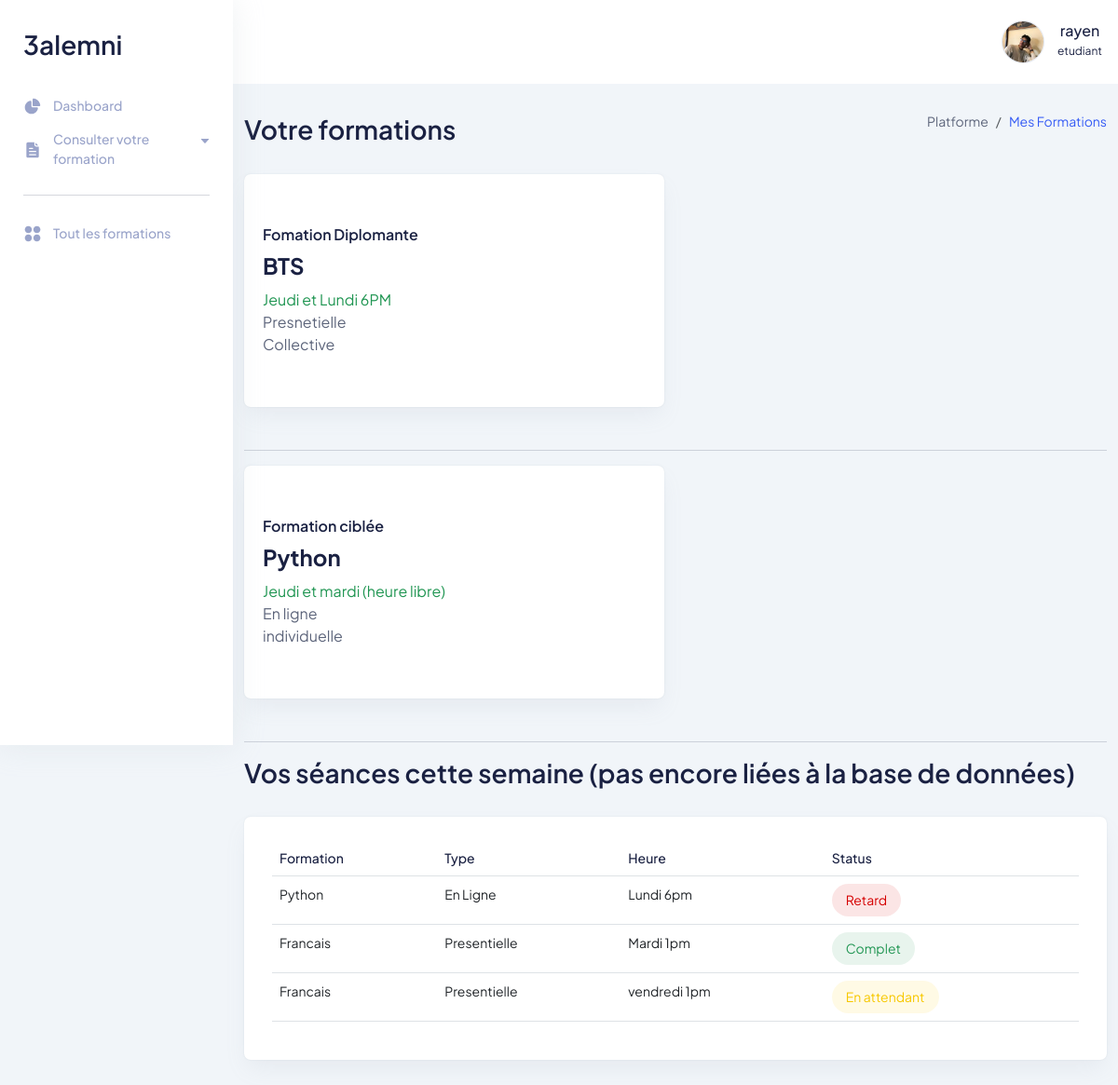
The app's page /index.php (signed in) with its own data.
### tables this page shows
CREATE TABLE `formation_etudiant` (
  `user_id` int(11) NOT NULL,
  `formation_id` int(11) NOT NULL
);

CREATE TABLE `formation` (
  `id` int(11) NOT NULL,
  `titre` varchar(255) NOT NULL,
  `description` text DEFAULT NULL,
  `temp` varchar(50) DEFAULT NULL,
  `type` varchar(50) DEFAULT NULL,
  `presence` varchar(50) DEFAULT NULL,
  `type_trav` varchar(50) DEFAULT NULL
);

### index.php (the view, shortened to what this page needs)
<?php
require("./server/db.php");
if ((isset($_SESSION['user_id']) && session_id() === $_COOKIE['PHPSESSID'])) {
  $user_id= $_SESSION['user_id'];
  $sql2 = "Select * from formation_etudiant where user_id='$user_id'";
  $r3 = mysqli_query($db, $sql2);
  }
else {
  header("Location: connexion.php");
  exit();
}
?>
<!DOCTYPE html>
<html lang="fr">
  <head>
    <link rel="stylesheet" href="assets/css/bootstrap.min.css" />
    <link rel="stylesheet" href="assets/css/classes.css" />
    <link rel="stylesheet" href="assets/css/main.css" />
  </head>
  <body>
    <aside class="sidebar-nav-wrapper">
      <div class="navbar-logo">
        <a href="index.html">
          <h2>3alemni</h2>
        </a>
      </div>
      <nav class="sidebar-nav">
        <ul>
        <li class="nav-item">
            <a href="#" id="MesFormationsbtn">
              <span class="icon">
              </span>
              <span class="text">Dashboard</span>
            </a>
          </li>
          <li class="nav-item nav-item-has-children">
            <a
              href="#0"
              class="collapsed"
              data-bs-toggle="collapse"
              data-bs-target="#ddmenu_2"
              aria-controls="ddmenu_2"
              aria-expanded="false"
              aria-label="Toggle navigation"
            >
              <span class="icon">
              </span>
              <span class="text">Consulter votre formation</span>
            </a>
          </li>
          <span class="divider"><hr /></span>
          <li class="nav-item">
            <a href="#"  id="toutFormationsbtn">
              <span class="icon">
              </span>
              <span class="text" >Tout les formations </span>
            </a>
          </li>
        </ul>
      </nav>
    </aside>
    <main class="main-wrapper">
      <header class="header">
        <div class="container-fluid">
          <div class="row">
            <div class="col-lg-5 col-md-5 col-6">
            </div>
            <div class="col-lg-7 col-md-7 col-6">
              <div class="header-right">
                <div class="profile-box ml-15">
                  <div class="profile-box ml-15">
                    <button class="dropdown-toggle bg-transparent border-0" type="button" id="profile"
                      data-bs-toggle="dropdown" aria-expanded="false">
                      <div class="profile-info">
                        <div class="info">
                          <div class="image">
                            <img src="assets/images/profile/profile-image.png" alt="" />
                          </div>
                          <div>
                            <h6 class="fw-500"> <?php echo"".$_SESSION['user_nom']; ?> </h6>
                            <p><?php echo"".$_SESSION['user_role']; ?></p>
                          </div>
                        </div>
                      </div>
                    </button>
                  </div>
                </div>
              </div>
            </div>
          </div>
        </div>
      </header>
      <section class="section" id="MesFormations">
        <div class="container-fluid">
          <div class="title-wrapper pt-30">
            <div class="row align-items-center">
              <div class="col-md-6">
                <div class="title">
                  <h2>Votre formations</h2>
                </div>
              </div>
              <div class="col-md-6">
                <div class="breadcrumb-wrapper">
                  <nav aria-label="breadcrumb">
                    <ol class="breadcrumb">
                      <li class="breadcrumb-item">
                        <a href="#0">Platforme</a>
                      </li>
                      <li class="breadcrumb-item active" aria-current="page">
                        Mes Formations
                      </li>
                    </ol>
                  </nav>
                </div>
              </div>
            </div>
          </div>
          <?php
              echo"<div class='row'>";
              while ($formations2 = mysqli_fetch_array($r3)) {
                    $sql3 = "select * from formation where id='$formations2[1]'";
                    $formation_info = mysqli_query($db, $sql3);
                    $formations= mysqli_fetch_array($formation_info);
                    if ($formations['type']== 'Fomation Diplomante') {
                echo"
                      <div class='col-xl-6 col-lg-6 col-sm-6'>
                        <a href='#' class='icon-card mb-30'>
                          <div class='content'>
                            <h6 class='mb-10'>$formations[4]</h6>
                            <h3 class='text-bold mb-10'>$formations[1]</h3>
                            <span class='text-green'>$formations[3]</span><br>
                            <span class='text-gray'>$formations[5]</span><br>
                            <span class='text-gray'>$formations[6]</span>
                            </p>
                          </div>
                        </a>
                      </div>
                    ";
                    }
                    else {
                      echo"<span class='divider'><hr /></span>
                      <div class='col-xl-6 col-lg-6 col-sm-6'>
                        <a href='#' class='icon-card mb-30'>
                          <div class='content'>
                            <h6 class='mb-10'>$formations[4]</h6>
                            <h3 class='text-bold mb-10'>$formations[1]</h3>
                            <span class='text-green'>$formations[3]</span><br>
                            <span class='text-gray'>$formations[5]</span><br>
                            <span class='text-gray'>$formations[6]</span>
                            </p>
                          </div>
                      </a>
                    </div>
                    ";
                    }
              }   ?>
          <span class='divider'><hr /></span>
            <span class="text h2 mb-30">Vos séances cette semaine (pas encore liées à la base de données)</span>
            <div class="col-lg-14">
              <div class="card-style mb-30">
                <div class="table-responsive">
                  <table class="table top-selling-table">
                    <thead>
                      <tr>
                        <th>
                          <h6 class="text-sm text-medium">Formation</h6>
                        </th>
                        <th class="min-width">
                          <h6 class="text-sm text-medium">
                            Type</i>
                          </h6>
                        </th>
                        <th class="min-width">
                          <h6 class="text-sm text-medium">
                            Heure</i>
                          </h6>
                        </th>
                        <th class="min-width">
                          <h6 class="text-sm text-medium">
                            Status</i>
                          </h6>
                        </th>
                      </tr>
                    </thead>
                    <tbody>
                      <tr>
                        <td>
                          <div class="product">
                            <p class="text-sm">Python</p>
                          </div>
                        </td>
                        <td>
                          <p class="text-sm">En Ligne</p>
                        </td>
                        <td>
                          <p class="text-sm">Lundi 6pm</p>
                        </td>
                        <td>
                          <span class="status-btn close-btn">Retard</span>
                        </td>
                      </tr>
                      <tr>
                        <td>
                          <div class="product">
                            <p class="text-sm">Francais</p>
                          </div>
                        </td>
                        <td>
                          <p class="text-sm">Presentielle</p>
                        </td>
                        <td>
                          <p class="text-sm">Mardi 1pm</p>
                        </td>
                        <td>
                          <span class="status-btn success-btn">Complet</span>
                        </td>
                      </tr>
                      <tr>
                        <td>
                          <div class="product">
                            <p class="text-sm">Francais</p>
                          </div>
                        </td>
                        <td>
                          <p class="text-sm">Presentielle</p>
                        </td>
                        <td>
                          <p class="text-sm">vendredi 1pm</p>
                        </td>
                        <td>
                          <span class="status-btn warning-btn">En attendant</span>
                        </td>
                      </tr>
                    </tbody>
                  </table>
                </div>
              </div>
            </div>
          </div>
        </div>
      </section>
    </main>
  </body>
</html>

### assets/css/classes.css (style rules this page uses)
h1, h2, h3, h4, h5, h6, .h1, .h2, .h3, .h4, .h5, .h6 { color: #1A2142; margin: 0; }
h2, .h2 { font-size: 28px; font-weight: 600; }
h3, .h3 { font-size: 24px; font-weight: 500; }
h6, .h6 { font-size: 16px; font-weight: 600; }
.text-bold { font-weight: 700; }
.text-medium { font-weight: 500; }
.text-sm { font-size: 14px; line-height: 22px; }
.mb-10 { margin-bottom: 10px; }
.mb-30 { margin-bottom: 30px; }
.ml-15 { margin-left: 15px; }
.pt-30 { padding-top: 30px; }
.text-green { color: #219653 !important; }
.text-gray { color: #5d657b !important; }
.fw-500 { font-weight: 500; }

### records on screen
formation_etudiant: formation.type "Fomation Diplomante", formation.titre "BTS", formation.temp "Jeudi et Lundi 6PM", formation.presence "Presnetielle", formation.type_trav "Collective"
formation_etudiant: formation.type "Formation ciblée", formation.titre "Python", formation.temp "Jeudi et mardi (heure libre)", formation.presence "En ligne", formation.type_trav "individuelle"

### other values on screen
$_SESSION['user_nom'] "rayen"
$_SESSION['user_role'] "etudiant"
